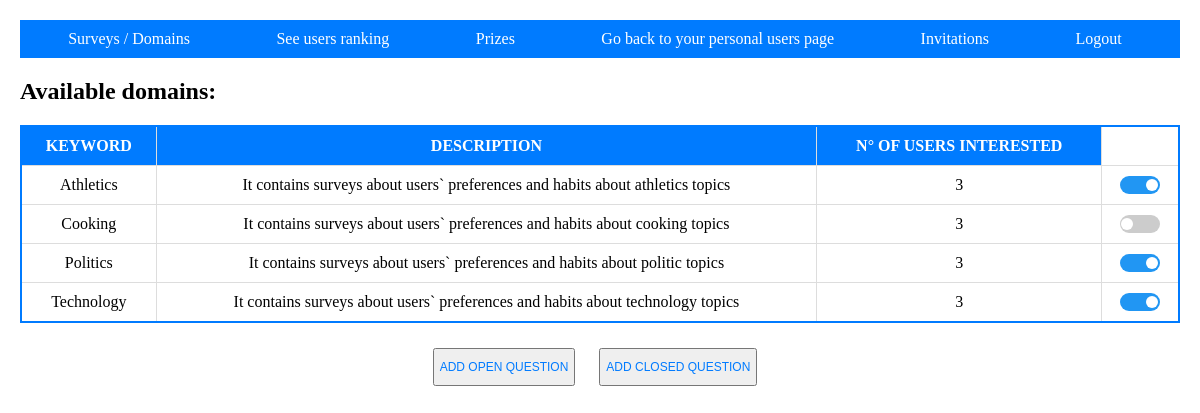
Screenshot of /SurveyManage.php (signed in) with the database file from the repository.
### tables this page shows
CREATE TABLE IF NOT EXISTS `domain` (
  `Keyword` varchar(30) NOT NULL,
  `Description` text NOT NULL
);

### SurveyManage.php (the view, shortened to what this page needs)
<?php
include("connessione.php");
if (isset($_SESSION['Email']) && isset($_SESSION['Password'])) {
    $email = $_SESSION['Email'];
    $password = $_SESSION['Password'];
    $sqlControllo = "Select Email, Password from user WHERE ";
    $sqlControllo .= "Email='" . $email . "' and Password='" . $password . "';";
    $risControllo = mysqli_query($link, $sqlControllo);
    $user_type = $_SESSION['tipologia'];
    if (mysqli_num_rows($risControllo) == 0 && $user_type != 'azienda') {
        $_SESSION = array();
        session_destroy();
        header("Location:index.php");
    } else {
?>
        <!DOCTYPE html>
        <html>
        <head>
            <link rel="stylesheet" href="https://cdn.jsdelivr.net/npm/water.css@2/out/water.css">
        </head>
        <body class="page-container">
            <form method="post">
                <nav>
                    <ul class="navbar">
                        <li><a href="SurveyManage.php">Surveys / Domains</a></li>
                        <li><a href="UsersRanking.php">See users ranking</a></li>
                        <li><a href="Prizes.php">Prizes</a></li>
                        <?php
                        if ($user_type == 'azienda') {
                        ?>
                            <li><a href="CompanyArea.php">Go back to your personal company page</a></li>
                        <?php
                        } else {
                        ?>
                            <li><a href="UserArea.php">Go back to your personal users page</a></li>
                            <li><a href="InvitationManage.php">Invitations</a></li>
                        <?php
                        }
                        ?>
                        <li><a href="index.php">Logout</a></li>
                    </ul>
                </nav>
                <h2>Available domains:</h2>
                <?php
                $sqlDominiDisponibili = "Select * from domain order by Keyword";
                $risDominiDisponibili = mysqli_query($link, $sqlDominiDisponibili) or die("Failed query");
                if (mysqli_num_rows($risDominiDisponibili) > 0) {
                ?>
                    <table border="1" class="survey-table">
                        <tr>
                            <th>KEYWORD</th>
                            <th>DESCRIPTION</th>
                            <th>N° OF USERS INTERESTED</th>
                        </tr>
                        <?php
                        while ($rigaDominiDisponibili = mysqli_fetch_array($risDominiDisponibili)) {
                            $keyword = $rigaDominiDisponibili['Keyword'];
                            echo "<tr>";
                            echo "<td>" . $keyword . "</td>";
                            echo "<td>" . $rigaDominiDisponibili['Description'] . "</td>";
                            $sqlNumUtenti = "Select * from interest where Keyword_Domain='$keyword'";
                            $risNumUtenti = mysqli_query($link, $sqlNumUtenti) or die("Failed query");
                            echo "<td>" . mysqli_num_rows($risNumUtenti) . "</td>";
                            if ($user_type != 'azienda') {
                        ?>
                                <td>
                                    <label class="switch">
                                        <a href="ChangeInterest.php?keyword=<?php echo $keyword; ?>&email=<?php echo $email; ?>">
                                            <span class="slider round"></span>
                                        </a>
                                    </label>
                                </td>
                            <?php
                            }
                            ?>
                        <?php
                            echo "</tr>";
                        }
                        ?>
                    </table>
                    <?php
                    if ($user_type != "amministratore" & $user_type != "generico") {
                    ?>
                        <div class="center-container">
                            <div class="button-container">
                                <a href="NewOpenQuestion.php?user=<?php echo $user_type; ?>&keywordDominio=<?php echo $keyword; ?>">
                                    <input type="button" class="small-button" value="ADD OPEN QUESTION" />
                                </a>
                            </div>
                            <div class="button-container">
                                <a href="NewClosedQuestion.php?user=<?php echo $user_type; ?>&keywordDominio=<?php echo $keyword; ?>">
                                    <input type="button" class="small-button" value="ADD CLOSED QUESTION" />
                                </a>
                            </div>
                        </div>
                    <?php
                    }
                    ?>
                <?php
                }
                ?>
            </form>
        </body>
        </html>
    <?php
    }
} else {
    header("Location:index.php");
}
    ?><script>

### SurveyManage.php (style rules this page uses)
.switch { position: relative; display: inline-block; width: 40px; height: 18px; }
.slider { position: absolute; cursor: pointer; top: 0; left: 0; right: 0; bottom: 0; background-color: #ccc; -webkit-transition: .4s; transition: .4s; }
.slider:before { position: absolute; content: ""; height: 12px; width: 12px; left: 1px; bottom: 3px; background-color: white; -webkit-transition: .4s; transition: .4s; }
input:checked+.slider { background-color: #2196F3; }
input:checked+.slider:before { -webkit-transform: translateX(25px); -ms-transform: translateX(25px); transform: translateX(25px); }
.slider.round { border-radius: 34px; }
.slider.round:before { border-radius: 50%; }
.survey-table { width: 100%; border-collapse: collapse; margin: 20px 0; background-color: #fff; border: 2px solid #007bff; }
.survey-table th, .survey-table td { padding: 10px; text-align: center; border: 1px solid #ddd; }
.survey-table th { background-color: #007bff; color: #fff; }
nav { background-color: #007bff; padding: 10px; }
nav ul.navbar { list-style: none; padding: 0; margin: 0; display: flex; justify-content: space-around; }
nav .navbar li { margin-right: 10px; }
nav .navbar a { text-decoration: none; color: #fff; }
.page-container { max-width: 1200px; margin: 0 auto; padding: 20px; }
.small-button { padding: 10px 5px; font-size: 12px; color: #007bff; width: 130px; }
.button-container { display: inline-block; text-align: center; margin-right: 10px; }
.button-container a { display: inline-block; margin: 5px; }
.center-container { text-align: center; }
.button-container input[type="button"] { width: auto; padding: 10px 5px; max-width: 100%; }

### rows the page displays
domain: Keyword "Athletics", Description "It contains surveys about users` preferences and habits about athletics topics", mysqli_num_rows($risNumUtenti) "3"
domain: Keyword "Cooking", Description "It contains surveys about users` preferences and habits about cooking topics", mysqli_num_rows($risNumUtenti) "3"
domain: Keyword "Politics", Description "It contains surveys about users` preferences and habits about politic topics", mysqli_num_rows($risNumUtenti) "3"
domain: Keyword "Technology", Description "It contains surveys about users` preferences and habits about technology topics", mysqli_num_rows($risNumUtenti) "3"
